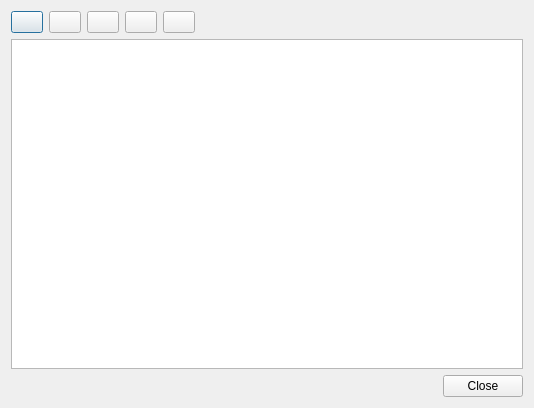
<?xml version="1.0" encoding="UTF-8"?>
<ui version="4.0">
 <class>WaterStorages</class>
 <widget class="QDialog" name="WaterStorages">
  <property name="geometry">
   <rect>
    <x>0</x>
    <y>0</y>
    <width>534</width>
    <height>408</height>
   </rect>
  </property>
  <property name="windowTitle">
   <string>Dialog</string>
  </property>
  <layout class="QVBoxLayout" name="verticalLayout">
   <item>
    <layout class="QHBoxLayout" name="horizontalLayout">
     <item>
      <widget class="QPushButton" name="btnReadData">
       <property name="maximumSize">
        <size>
         <width>32</width>
         <height>32</height>
        </size>
       </property>
       <property name="toolTip">
        <string>Получить данные</string>
       </property>
       <property name="text">
        <string/>
       </property>
       <property name="icon">
        <iconset resource="resources.qrc">
         <normaloff>:/icons/res/download.png</normaloff>:/icons/res/download.png</iconset>
       </property>
      </widget>
     </item>
     <item>
      <widget class="QPushButton" name="btnAddStorage">
       <property name="maximumSize">
        <size>
         <width>32</width>
         <height>32</height>
        </size>
       </property>
       <property name="toolTip">
        <string>Добавить строку канистры</string>
       </property>
       <property name="text">
        <string/>
       </property>
       <property name="icon">
        <iconset resource="resources.qrc">
         <normaloff>:/icons/res/1443055436_water--plus.png</normaloff>:/icons/res/1443055436_water--plus.png</iconset>
       </property>
      </widget>
     </item>
     <item>
      <widget class="QPushButton" name="btnDeleteStorage">
       <property name="maximumSize">
        <size>
         <width>32</width>
         <height>32</height>
        </size>
       </property>
       <property name="toolTip">
        <string>Удалить канистру</string>
       </property>
       <property name="text">
        <string/>
       </property>
       <property name="icon">
        <iconset resource="resources.qrc">
         <normaloff>:/icons/res/1443055443_water--minus.png</normaloff>:/icons/res/1443055443_water--minus.png</iconset>
       </property>
      </widget>
     </item>
     <item>
      <widget class="QPushButton" name="btnMarkRefilled">
       <property name="maximumSize">
        <size>
         <width>32</width>
         <height>32</height>
        </size>
       </property>
       <property name="toolTip">
        <string>Пометить канистру налитой полностью</string>
       </property>
       <property name="text">
        <string/>
       </property>
       <property name="icon">
        <iconset resource="resources.qrc">
         <normaloff>:/icons/res/1443055668_arrow_circle_double.png</normaloff>:/icons/res/1443055668_arrow_circle_double.png</iconset>
       </property>
      </widget>
     </item>
     <item>
      <widget class="QPushButton" name="btnSendData">
       <property name="maximumSize">
        <size>
         <width>32</width>
         <height>32</height>
        </size>
       </property>
       <property name="text">
        <string/>
       </property>
       <property name="icon">
        <iconset resource="resources.qrc">
         <normaloff>:/icons/res/1443055450_water--arrow.png</normaloff>:/icons/res/1443055450_water--arrow.png</iconset>
       </property>
      </widget>
     </item>
     <item>
      <spacer name="horizontalSpacer">
       <property name="orientation">
        <enum>Qt::Horizontal</enum>
       </property>
       <property name="sizeHint" stdset="0">
        <size>
         <width>40</width>
         <height>20</height>
        </size>
       </property>
      </spacer>
     </item>
    </layout>
   </item>
   <item>
    <widget class="QTableWidget" name="tblData"/>
   </item>
   <item>
    <widget class="QDialogButtonBox" name="buttonBox">
     <property name="orientation">
      <enum>Qt::Horizontal</enum>
     </property>
     <property name="standardButtons">
      <set>QDialogButtonBox::Close</set>
     </property>
     <property name="centerButtons">
      <bool>false</bool>
     </property>
    </widget>
   </item>
  </layout>
 </widget>
 <resources>
  <include location="resources.qrc"/>
 </resources>
 <connections>
  <connection>
   <sender>buttonBox</sender>
   <signal>accepted()</signal>
   <receiver>WaterStorages</receiver>
   <slot>accept()</slot>
   <hints>
    <hint type="sourcelabel">
     <x>248</x>
     <y>254</y>
    </hint>
    <hint type="destinationlabel">
     <x>157</x>
     <y>274</y>
    </hint>
   </hints>
  </connection>
  <connection>
   <sender>buttonBox</sender>
   <signal>rejected()</signal>
   <receiver>WaterStorages</receiver>
   <slot>reject()</slot>
   <hints>
    <hint type="sourcelabel">
     <x>316</x>
     <y>260</y>
    </hint>
    <hint type="destinationlabel">
     <x>286</x>
     <y>274</y>
    </hint>
   </hints>
  </connection>
 </connections>
</ui>
